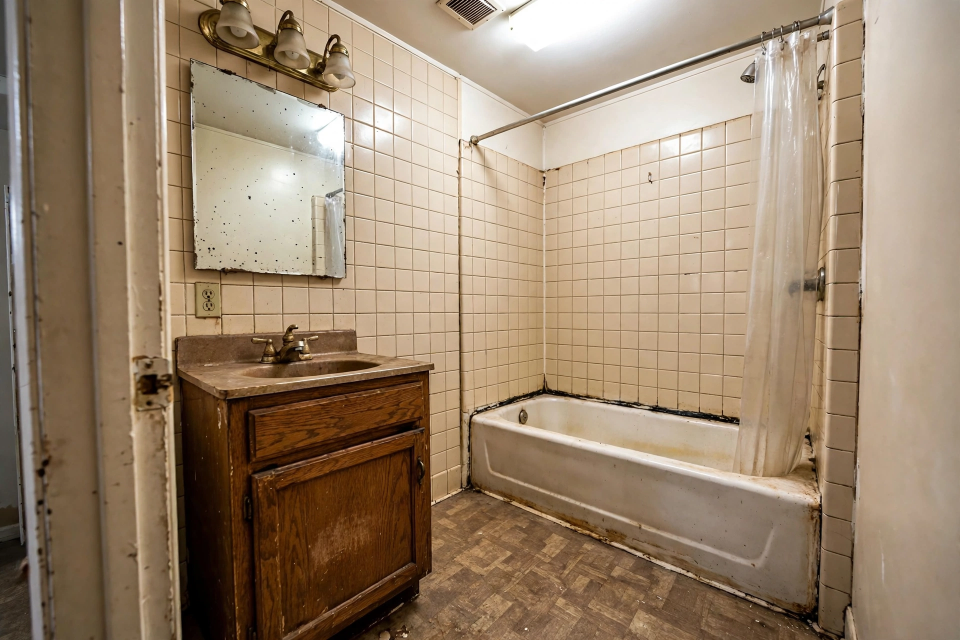
#> input picture assets/demo-workthroughs/bathroom-existing-v2.webp, 1920 x 1280 px, given in place of deck-before.webp, which was not available (shown at 1/2 size)
$ python repair-deck-kitchen-favicon.py
#> lines starting #> are read from the running program, lines starting #| are printed output that depends on the picture; pictures that were not available may be replaced by others from this repository, and a replacement may not be noted
#!/usr/bin/env python3
from pathlib import Path
from PIL import Image, ImageOps, ImageEnhance
import json

ROOT = Path(__file__).resolve().parents[1]
ASSETS = ROOT / 'assets' / 'demo-workthroughs'


def repaired(src_name: str, dst_name: str, top_ratio: float, centering: tuple[float, float]) -> None:
#> called with src_name = 'deck-before.webp', dst_name = 'deck-existing-condition.webp', top_ratio = 0.14, centering = (0.5, 0.54)
    src = ASSETS / src_name
    dst = ASSETS / dst_name
    image = Image.open(src).convert('RGB')
#> image is the input picture: PIL image 1920x1280 RGB; mean R, G, B 155.2, 133.5, 110.1
    width, height = image.size
#> width = 1920; height = 1280
    top = max(0, min(height - 2, round(height * top_ratio)))
#> top = 179
    image = image.crop((0, top, width, height))
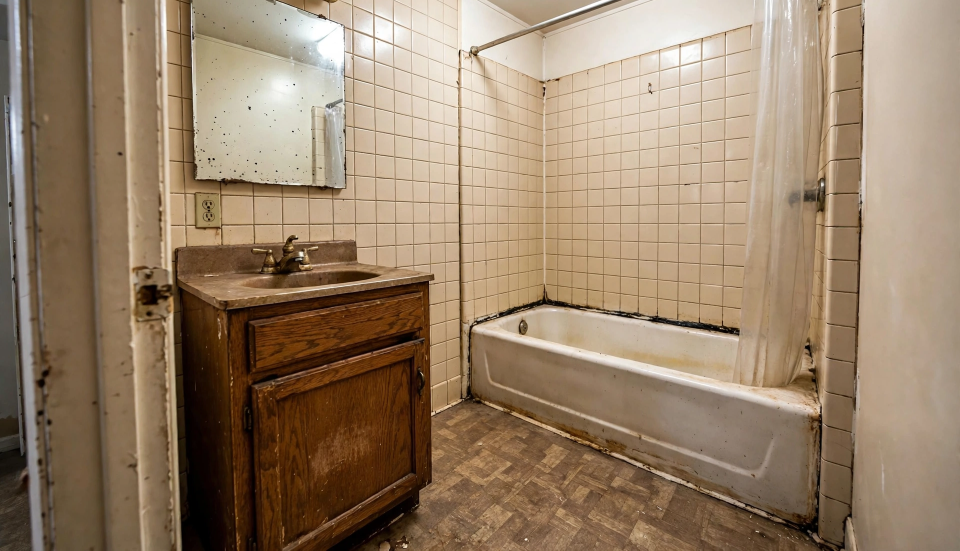
#> image: PIL image 1920x1101 RGB (shown at 1/2 size); mean R, G, B 152.4, 129.8, 105.6
    image = ImageOps.fit(
        image,
        (1200, 675),
        method=Image.Resampling.LANCZOS,
        centering=centering,
    )
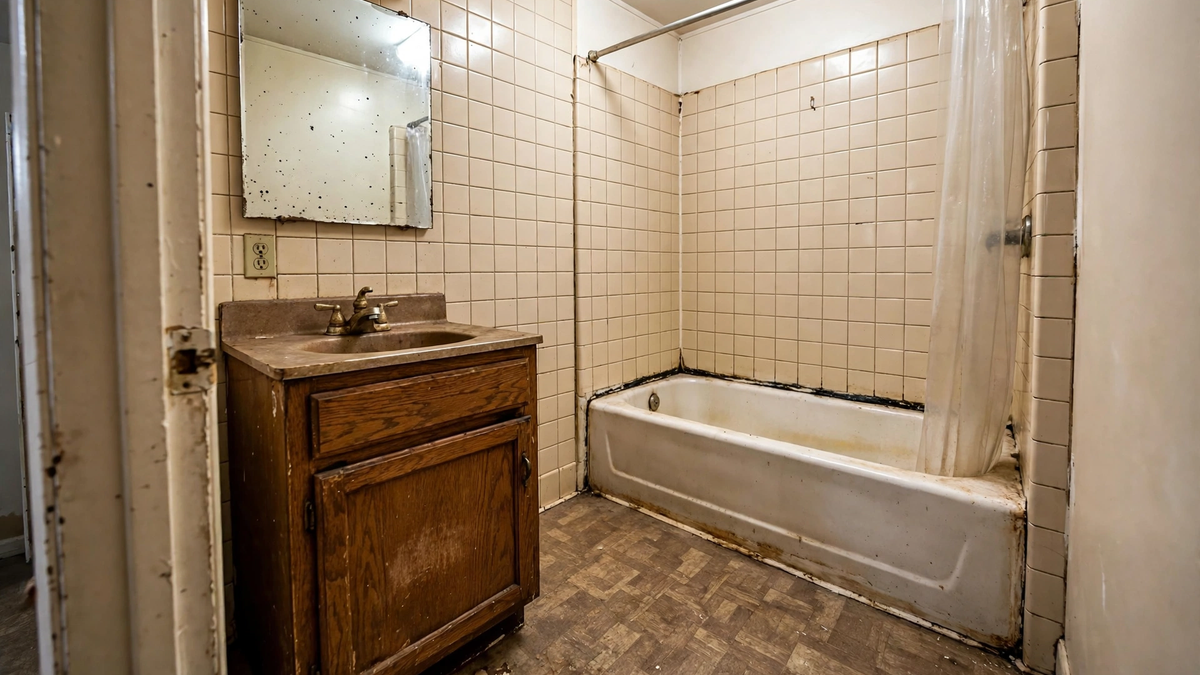
#> image: PIL image 1200x675 RGB; mean R, G, B 152.6, 129.8, 105.6
    image = ImageEnhance.Contrast(image).enhance(1.03)
    image = ImageEnhance.Sharpness(image).enhance(1.08)
    image.save(dst, 'WEBP', quality=91, method=6)
    print(f'{src.relative_to(ROOT)} -> {dst.relative_to(ROOT)} ({dst.stat().st_size} bytes)')


# [120 lines left out: functions replace_text_files, update_sample_library, update_quote_demo, update_manifest, verify, not called in this run]


def main() -> None:
    repaired('deck-before.webp', 'deck-existing-condition.webp', 0.14, (0.50, 0.54))
    repaired('deck-after.webp', 'deck-finished-concept.webp', 0.14, (0.50, 0.52))
#> call 2 of repaired, with src_name = 'deck-after.webp', dst_name = 'deck-finished-concept.webp', top_ratio = 0.14, centering = (0.5, 0.52)
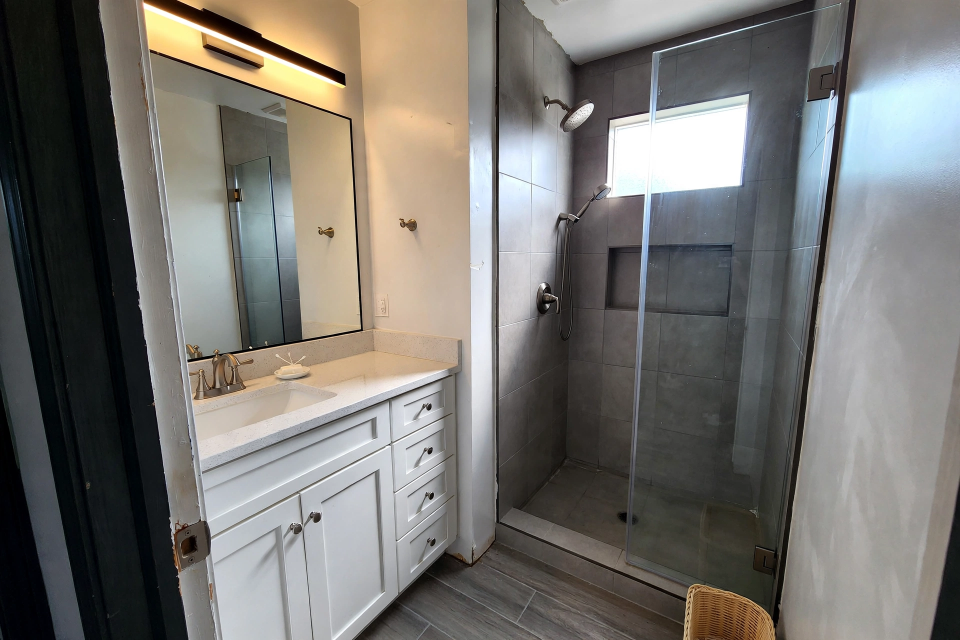
#> input picture assets/demo-workthroughs/bathroom-finished-v2.webp, 1920 x 1280 px, given in place of deck-after.webp, which was not available (shown at 1/2 size)
#> in repaired, image is the input picture: PIL image 1920x1280 RGB; mean R, G, B 119.2, 116.8, 112.4
#> in repaired (call 2), `image = image.crop((0, top, width, height))`:
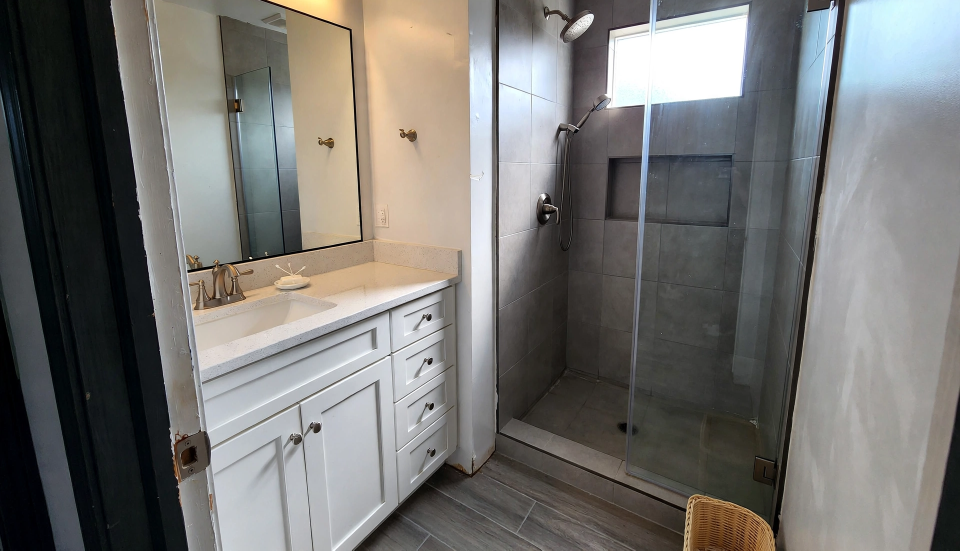
#> image: PIL image 1920x1101 RGB (shown at 1/2 size); mean R, G, B 117.9, 116.6, 113.8
#> in repaired (call 2), `image = ImageOps.fit( image, (1200, 675), method=Image.Resampling.LANC..`:
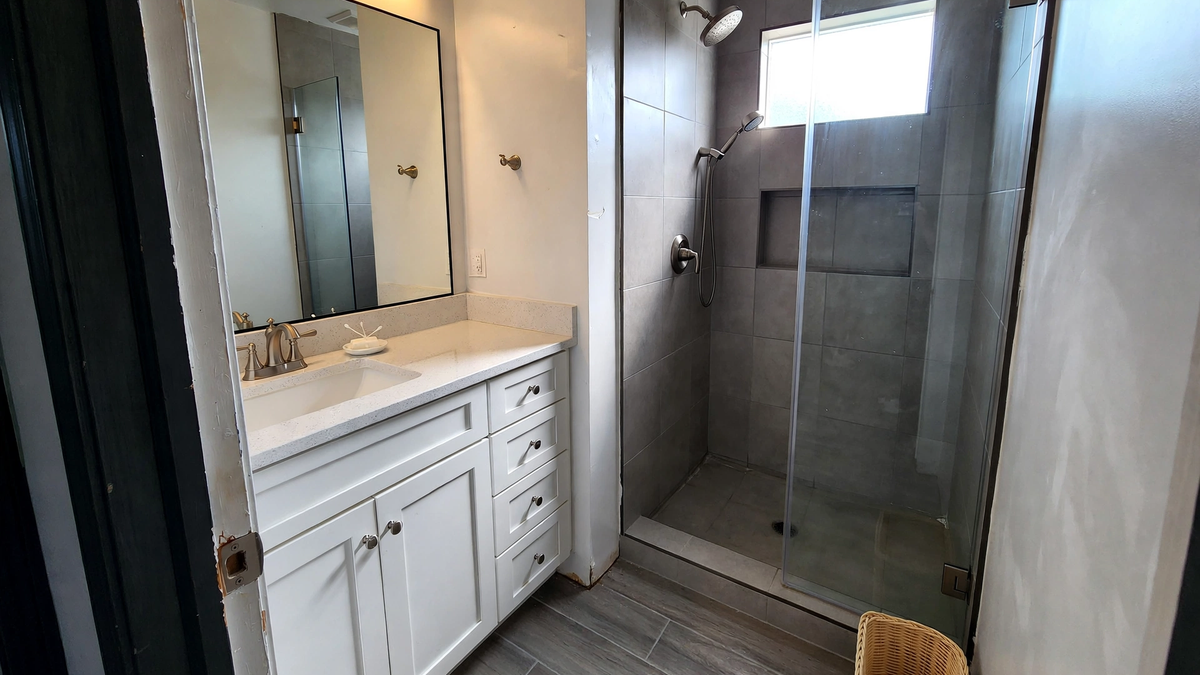
#> image: PIL image 1200x675 RGB; mean R, G, B 118, 116.8, 114.1
    repaired('kitchen-before.webp', 'kitchen-existing-condition.webp', 0.14, (0.50, 0.54))
    repaired('kitchen-after.webp', 'kitchen-remodel-concept.webp', 0.14, (0.50, 0.52))
    replace_text_files()
    update_sample_library()
    update_quote_demo()
    update_manifest()
    verify()


if __name__ == '__main__':
#> (the run stopped early here; a loop or call above may not have finished)
